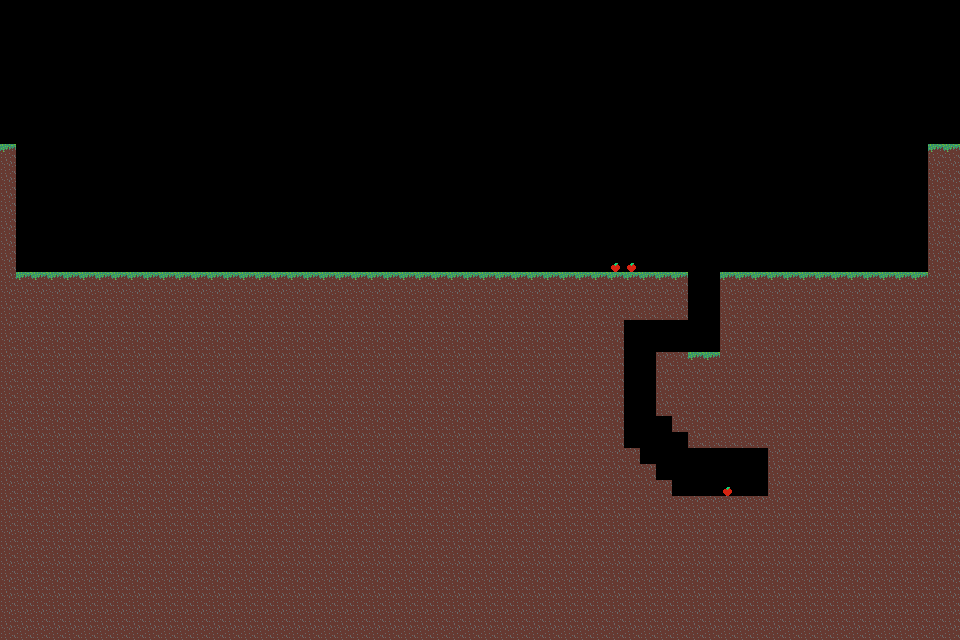

This game map was drawn from its Tiled (.tmx) file and the tilesets committed beside it. A one-line description and the trimmed map source follow:
An orthogonal 60x40 tile map with 16x16 px tiles, 2 tile layers (bg, col) and 4 objects.

<map version="1.10" tiledversion="1.10.2" orientation="orthogonal" renderorder="right-down" width="60" height="40" tilewidth="16" tileheight="16" infinite="0" nextlayerid="5" nextobjectid="5">
 <tileset firstgid="1" name="tiles" tilewidth="16" tileheight="16" tilecount="16" columns="4">
  <image source="tiles.png" width="64" height="64" />
  <tile id="0">
   <objectgroup draworder="index" id="3">
    <object id="4" x="0" y="0" width="16" height="16" />
   </objectgroup>
  </tile>
  <tile id="1">
   <objectgroup draworder="index" id="5">
    <object id="12" x="3.08696" y="16.0435">
     <polygon points="0,0 4.65217,-8.69565 9.52174,0.347826" />
    </object>
   </objectgroup>
  </tile>
  <tile id="5">
   <objectgroup draworder="index" id="4">
    <object id="16" x="0" y="0" width="16" height="16" />
   </objectgroup>
  </tile>
  <tile id="8">
   <objectgroup draworder="index" id="2">
    <object id="1" x="0" y="0">
     <polygon points="0,0 -128,0 -128,16 16,16 16,-128 0,-128" />
    </object>
   </objectgroup>
  </tile>
 </tileset>
 <layer id="4" name="bg" width="60" height="40">
  <data>[2400 cells, 0 non-empty, 0 distinct tile ids]</data>
 </layer>
 <layer id="1" name="col" width="60" height="40">
  <properties>
   <property name="col" value="true" />
  </properties>
  <data>[2400 cells, 1353 non-empty, 3 distinct tile ids]</data>
 </layer>
</map>
